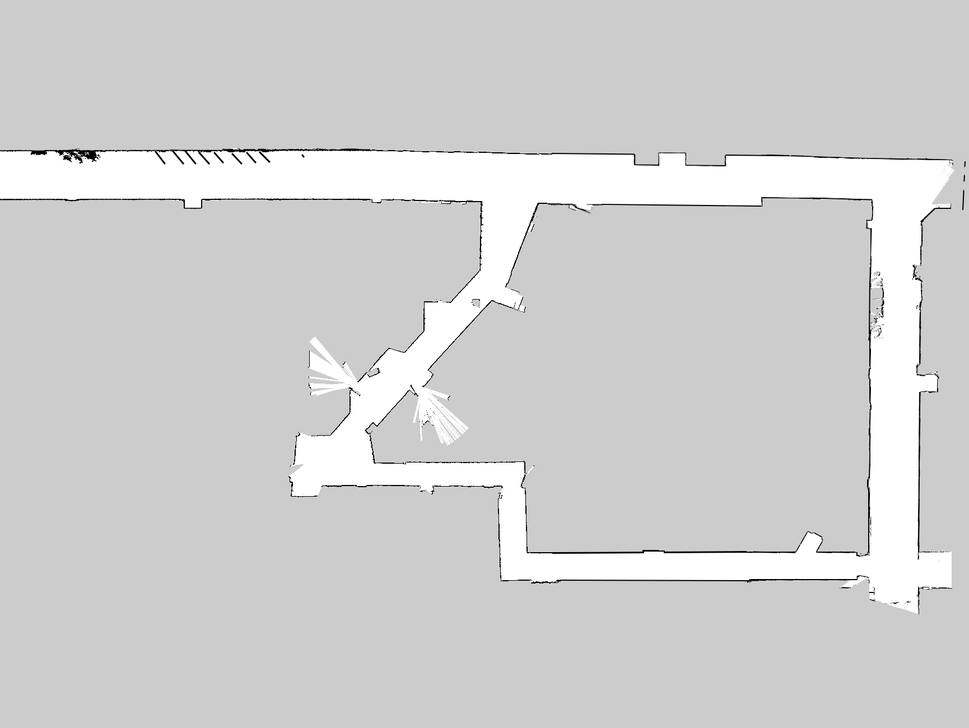
#> input picture not_in_the_repo_but_also_not_a_virus/stata_basement.png, 969 x 728 px, shrunk from 1730 x 1300 before the run
$ python path_planning.py
#> lines starting #> are read from the running program, lines starting #| are printed output that depends on the picture; after the words box and inside, x2 and y2 are one past the last pixel; in counts of white or black regions, pixels touching at a corner belong together
import matplotlib.pyplot as plt
import numpy as np
import scipy.ndimage as scipy
import itertools

from matplotlib.image import imread
from astar import AStar

# == PATH PLANNING ==
class PathPlanning(AStar):
    def __init__(self, map):
        self.map = map

    # [13 lines left out: function neighbors, not called in this run]

    def distance_between(self, n1, n2):
        return ((n1[0] - n2[0])**2 + (n1[1] - n2[1])**2) ** 0.5

    def heuristic_cost_estimate(self, current, goal):
        return self.distance_between(current, goal)

# [5 lines left out: function winding, not called in this run]


# == IMAGE PROCESSING ==
stata_basement = imread("stata_basement.png")
#> stata_basement is the input picture: shape (728, 969, 3) float32; min 0, max 1, mean 0.82
stata_basement_lane0 = imread("stata_basement_lane0.png")
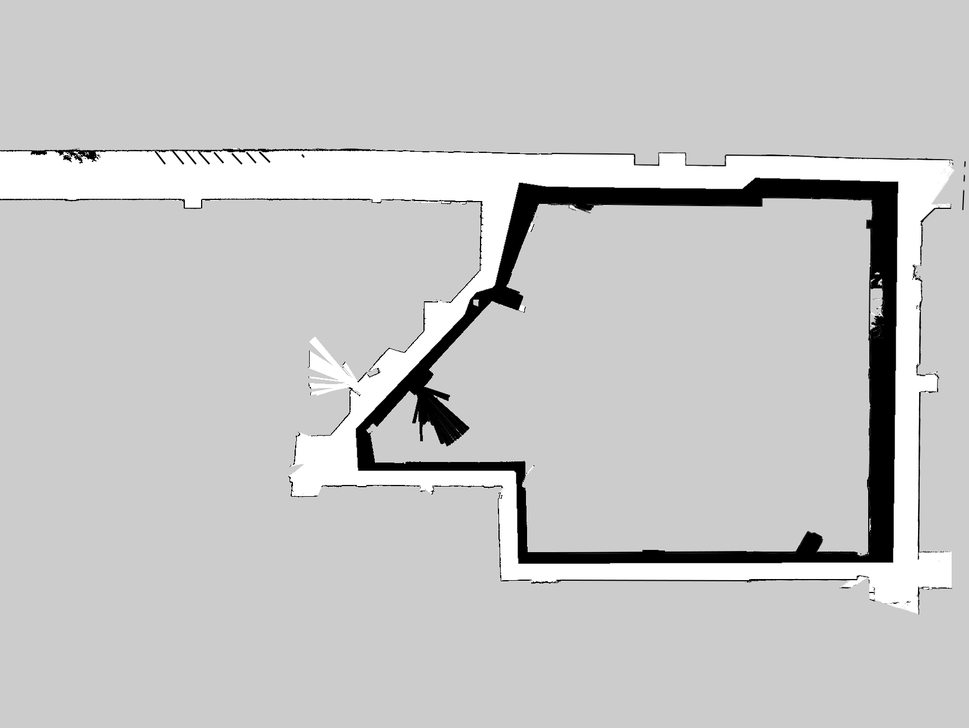
#> input picture not_in_the_repo_but_also_not_a_virus/stata_basement_lane0.png, 969 x 728 px, shrunk from 1730 x 1300 before the run
#> stata_basement_lane0 is the input picture: shape (728, 969, 3) float32; min 0, max 1, mean 0.782
stata_basement_lane1 = imread("stata_basement_lane1.png")
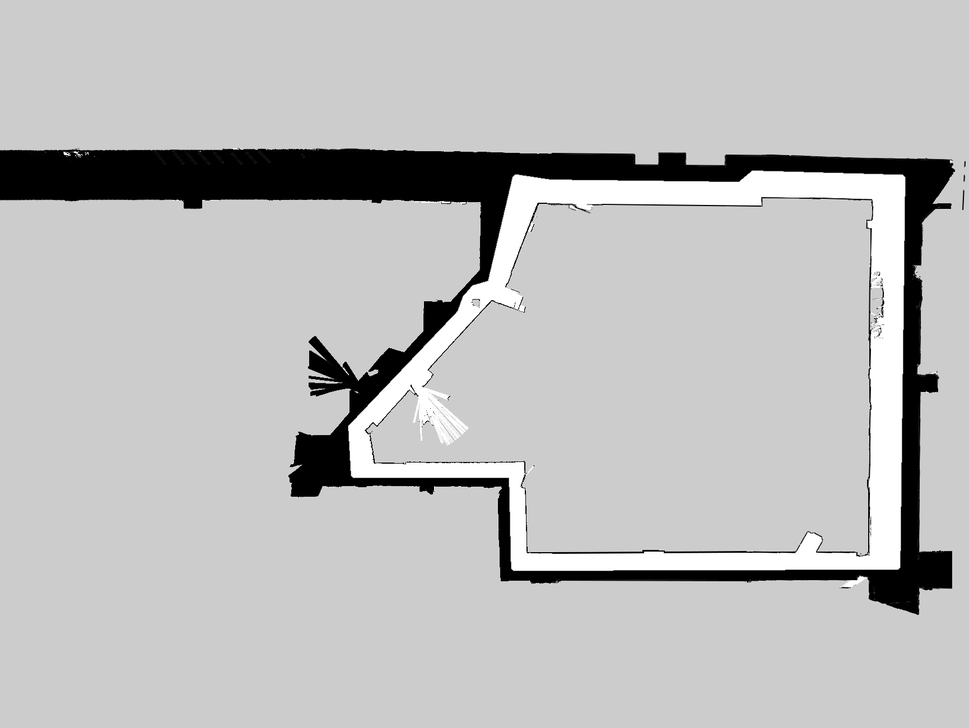
#> input picture not_in_the_repo_but_also_not_a_virus/stata_basement_lane1.png, 969 x 728 px, shrunk from 1730 x 1300 before the run
#> stata_basement_lane1 is the input picture: shape (728, 969, 3) float32; min 0, max 1, mean 0.739

def process(img):
    img = np.average(img, axis=2)                   # Convert to grey-scale
    img = np.greater(img, 0.9)                      # White pixels represent holes in occupancy grid
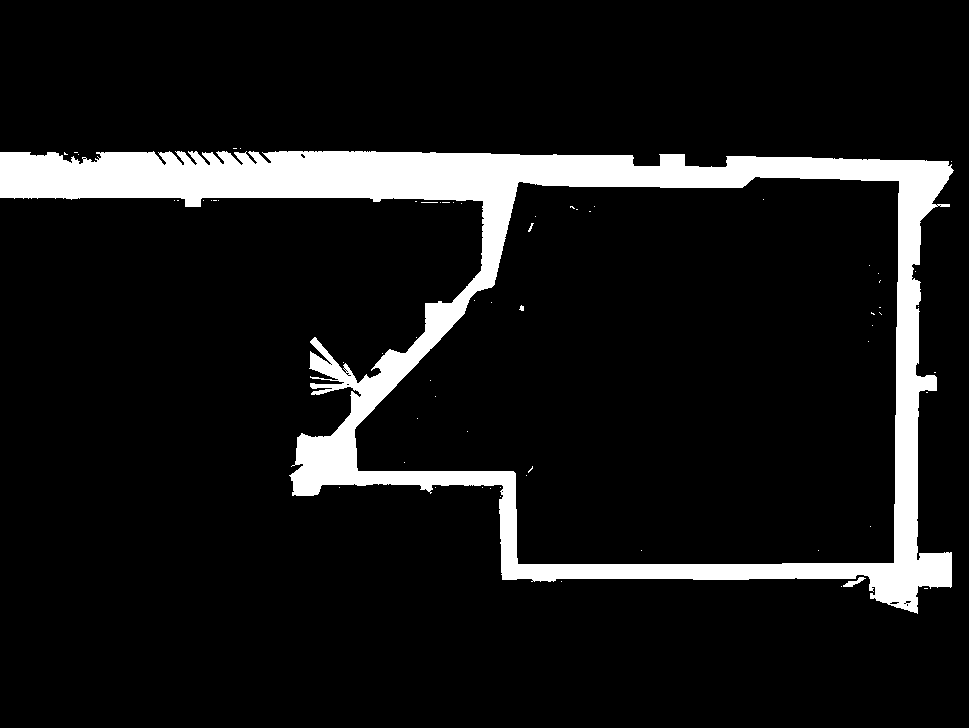
#> img: shape (728, 969) bool; 9.6% white; 64 white regions (60 under 20 px), largest, box (x1, y1, x2, y2) and area: (0, 151, 954, 614) 67248, (843, 577, 866, 587) 92, (528, 223, 534, 232) 21, (519, 305, 524, 311) 21
    img = scipy.binary_erosion(img, iterations=5)   # Erosion adds a safe distance from walls, removes bumps
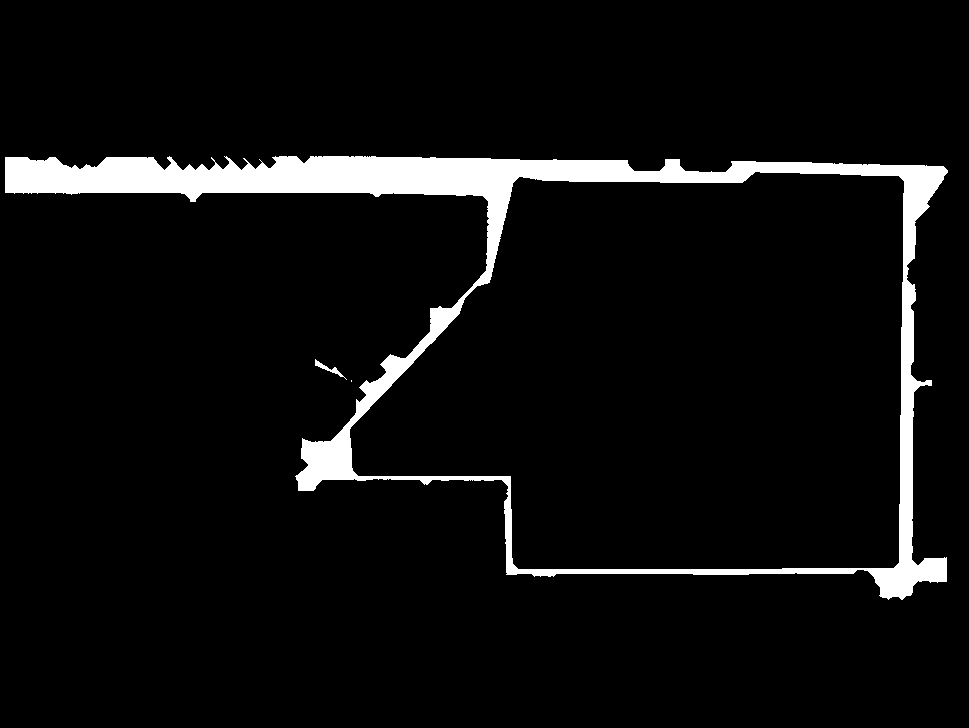
#> img: shape (728, 969) bool; 5.7% white; 3 white regions (1 under 20 px), largest, box (x1, y1, x2, y2) and area: (5, 156, 948, 600) 40417, (315, 359, 347, 380) 127

    return img

map0 = process(stata_basement_lane0)
map1 = process(stata_basement_lane1)
#> in process (call 2), `img = np.greater(img, 0.9)`:
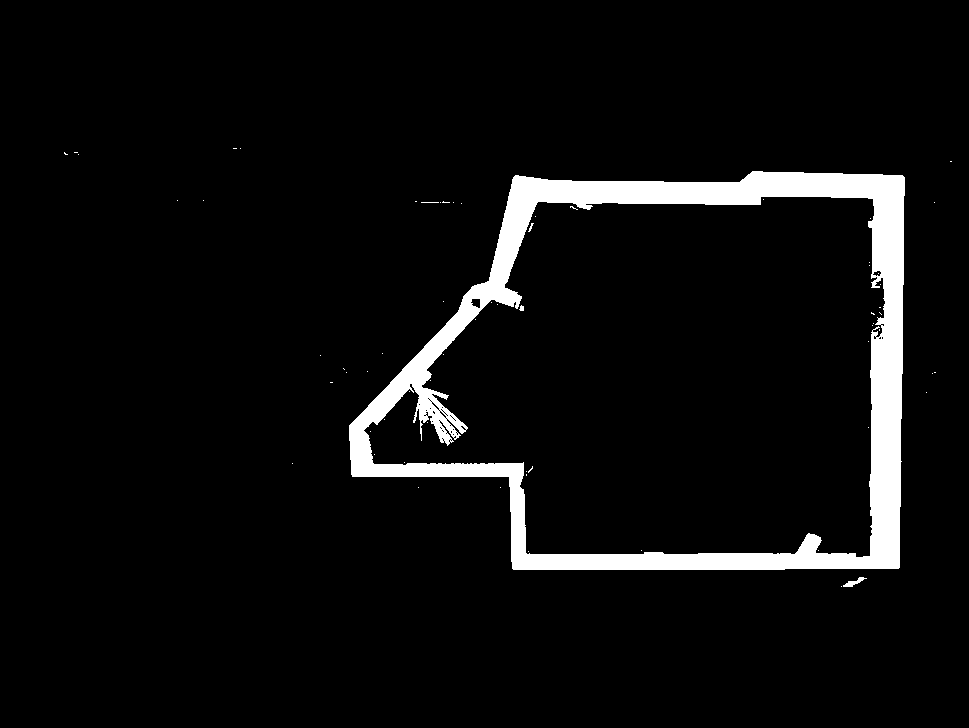
#> img: shape (728, 969) bool; 5.4% white; 66 white regions (62 under 20 px), largest, box (x1, y1, x2, y2) and area: (349, 171, 905, 570) 38166, (843, 577, 867, 587) 93, (519, 305, 524, 311) 22, (528, 223, 534, 232) 20
#> in process (call 2), `img = scipy.binary_erosion(img, iterations=5)`:
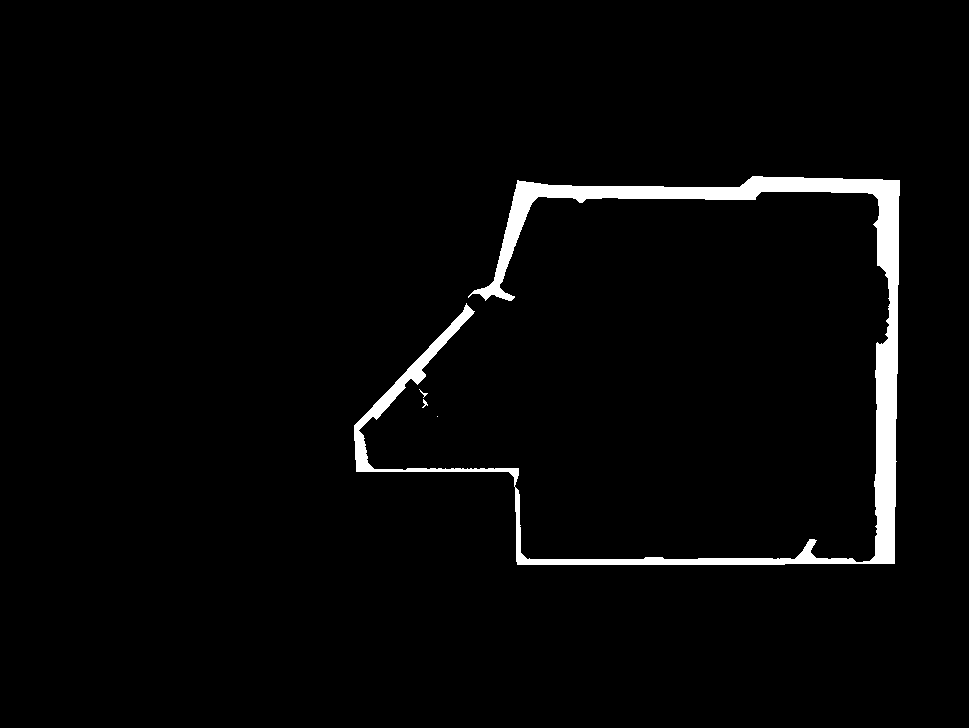
#> img: shape (728, 969) bool; 2.8% white; 4 white regions (1 under 20 px), largest, box (x1, y1, x2, y2) and area: (354, 176, 900, 565) 19563, (422, 399, 428, 408) 23, (419, 389, 428, 398) 20

# == USER INTERACTION ==
astar0 = PathPlanning(map0)
astar1 = PathPlanning(map1)
start = None

fig, ax = plt.subplots()

# [34 lines left out: function onclick, not called in this run]

ax.imshow(stata_basement, cmap="gray")
ax.imshow(np.logical_not(map0).astype(float), cmap="Blues", alpha=0.3)
ax.imshow(np.logical_not(map1).astype(float), cmap="Reds_r", alpha=0.3)

fig.canvas.mpl_connect("button_press_event", onclick)

plt.show()
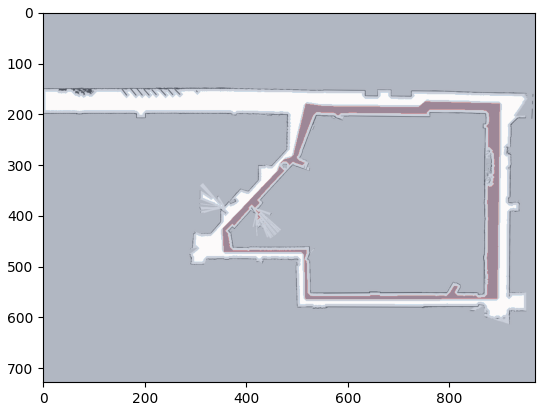
#> figure drawn by matplotlib, 1 panel
